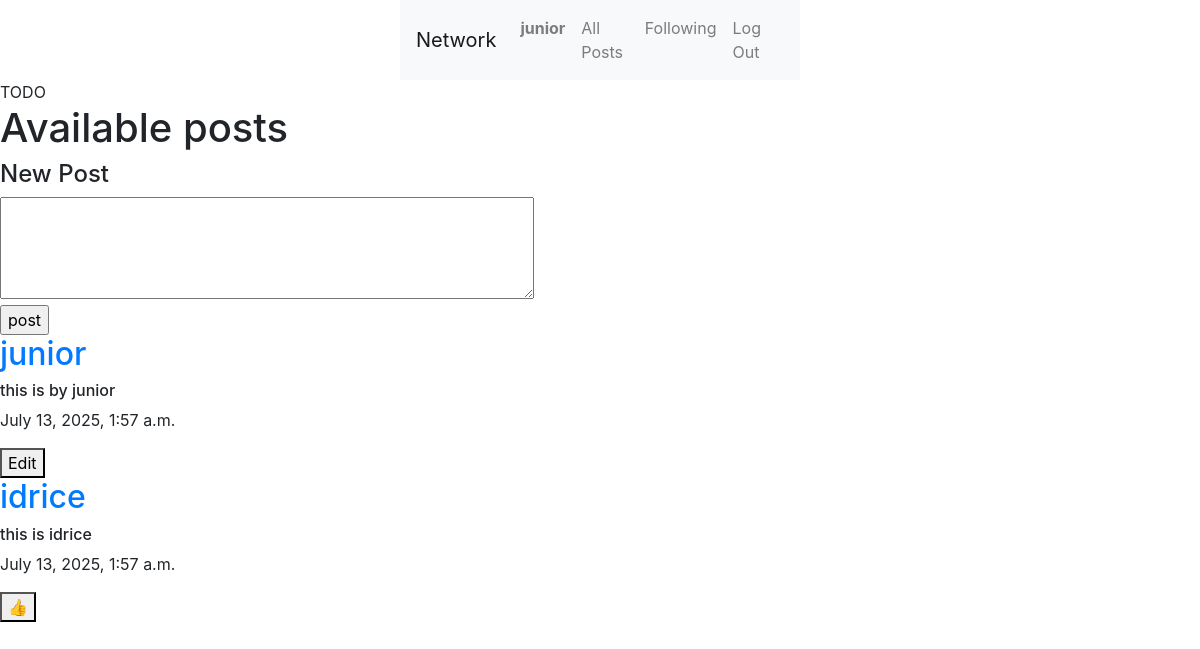
Screenshot of / (signed in) with the database file from the repository.
### network/models.py (models this page shows, shortened)
class User(AbstractUser):
    pass

class Posts(models.Model):
    content = models.CharField(max_length=164)
    user = models.ForeignKey(User, on_delete=models.CASCADE, related_name="author")
    date = models.DateTimeField(auto_now_add=True)

### network/views.py (the view)
# urls.py: path("", views.index, name="index"),
def index(request):
    posts = Posts.objects.all().order_by('id').reverse()
    pagi = Paginator(posts, 10)
    paginumber = request.GET.get('page')
    pagePosts = pagi.get_page(paginumber)
    likes = Like.objects.all()
    liked = []
    try:
        for like in likes:
            if like.user.id == request.user.id:
                liked.append(like.post.id)
    except:
        liked=[]
    context = {
        "liked":liked,
        "posts":posts,
        "pagePosts":pagePosts
    }
    return render(request, "network/index.html", context)

### network/templates/network/index.html (shortened to what this page needs)
{% extends "network/layout.html" %}
{% block body %}
    TODO
    <h1>Available posts</h1>
    {%if user.is_authenticated%}
     <h4>New Post</h4>
     <form method="post" action="{%url 'post'%}">
        <textarea name="content" rows="4" cols="50"></textarea></br>
        <input type="submit" value="post" />
    </form>
    {%endif%}
    <div>
        {%for post in pagePosts %}
          <div>
            <h2><a href="{%url 'profile' user_id=post.user.id%}">{{post.user}}</a></h2>
            <h6 id="content_{{post.id}}">{{post.content}}</h6>
            <p>{{post.date}}</p>
            {%if user.is_authenticated%}
                {%if user == post.user%}
                   <div>
                    <button data-target="#modal_edit_post_{{post.id}}" type="submit" data-toggle="modal">Edit</button>
                   </div>
            {%else%}
             {%if post.id in liked%}
               <button onclick="likedd({{post.id}}, {{liked}})" id="{{post.id}}">👎</button>
             {%else%}
               <button onclick="likedd({{post.id}}, {{liked}})" id="{{post.id}}">👍</button>
             {%endif%}
                            {%endif%}
                        {%endif%}
                    </div>
                    {%endfor%}
                </div>
{% endblock %}

### network/templates/network/layout.html (shortened to what this page needs)
{% load static %}
<!DOCTYPE html>
<html lang="en">
    <head>
        <link rel="stylesheet" href="https://cdn.jsdelivr.net/npm/bootstrap@4.0.0/dist/css/bootstrap.min.css">
        <link rel="stylesheet" href="https://stackpath.bootstrapcdn.com/bootstrap/4.4.1/css/bootstrap.min.css">
        <link href="{% static 'network/styles.css' %}" rel="stylesheet">
    </head>
    <body>
        <nav class="navbar navbar-expand-lg navbar-light bg-light">
            <a class="navbar-brand" href="{%url 'index'%}">Network</a>
            <div>
              <ul class="navbar-nav mr-auto">
                {% if user.is_authenticated %}
                    <li class="nav-item">
                        <a class="nav-link" href="{%url 'profile' user_id=user.id %}"><strong>{{ user.username }}</strong></a>
                    </li>
                {% endif %}
                <li class="nav-item">
                  <a class="nav-link" href="{% url 'index' %}">All Posts</a>
                </li>
                {% if user.is_authenticated %}
                    <li class="nav-item">
                        <a class="nav-link" href="{%url 'following'%}">Following</a>
                    </li>
                    <li class="nav-item">
                        <a class="nav-link" href="{% url 'logout' %}">Log Out</a>
                    </li>
                {% endif %}
              </ul>
            </div>
          </nav>
        <div class="body">
            {% block body %}
            {% endblock %}
        </div>
    </body>
</html>

### network/static/network/styles.css (style rules this page uses)
nav { display: block; width: 400px; margin: 0 auto; }

### rows the page displays
User: username "junior"
Posts: user "junior", content "this is by junior", date "July 13, 2025, 1:57 a.m."
Posts: user "idrice", content "this is idrice", date "July 13, 2025, 1:57 a.m."
